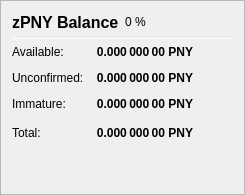
                   <widget class="QFrame" name="frame_ZerocoinBalances">
                    <property name="frameShape">
                     <enum>QFrame::StyledPanel</enum>
                    </property>
                    <property name="frameShadow">
                     <enum>QFrame::Raised</enum>
                    </property>
                    <layout class="QVBoxLayout" name="verticalLayout_7">
                     <item>
                      <layout class="QHBoxLayout" name="horizontalLayout_8" stretch="0,0,0">
                       <item>
                        <widget class="QLabel" name="label_5z_3">
                         <property name="minimumSize">
                          <size>
                           <width>0</width>
                           <height>20</height>
                          </size>
                         </property>
                         <property name="font">
                          <font>
                           <pointsize>12</pointsize>
                           <weight>75</weight>
                           <bold>true</bold>
                          </font>
                         </property>
                         <property name="text">
                          <string>zPNY Balance</string>
                         </property>
                        </widget>
                       </item>
                       <item>
                        <widget class="QLabel" name="labelzPNYPercent">
                         <property name="text">
                          <string notr="true">0 %</string>
                         </property>
                        </widget>
                       </item>
                       <item>
                        <spacer name="horizontalSpacer_11">
                         <property name="orientation">
                          <enum>Qt::Horizontal</enum>
                         </property>
                         <property name="sizeHint" stdset="0">
                          <size>
                           <width>40</width>
                           <height>20</height>
                          </size>
                         </property>
                        </spacer>
                       </item>
                      </layout>
                     </item>
                     <item>
                      <widget class="Line" name="line_ZerocoinBalance">
                       <property name="minimumSize">
                        <size>
                         <width>0</width>
                         <height>1</height>
                        </size>
                       </property>
                       <property name="maximumSize">
                        <size>
                         <width>16777215</width>
                         <height>1</height>
                        </size>
                       </property>
                       <property name="orientation">
                        <enum>Qt::Horizontal</enum>
                       </property>
                      </widget>
                     </item>
                     <item>
                      <layout class="QGridLayout" name="gridLayout_5">
                       <property name="spacing">
                        <number>12</number>
                       </property>
                       <item row="1" column="0">
                        <widget class="QLabel" name="labelzBalanceMatureText">
                         <property name="toolTip">
                          <string>Mature: more than 20 confirmation and more than 1 mint of the same denomination after it was minted.
These zPNY are spendable.</string>
                         </property>
                         <property name="text">
                          <string>Available:</string>
                         </property>
                        </widget>
                       </item>
                       <item row="1" column="1">
                        <widget class="QLabel" name="labelzBalanceMature">
                         <property name="font">
                          <font>
                           <weight>75</weight>
                           <bold>true</bold>
                          </font>
                         </property>
                         <property name="toolTip">
                          <string>Mature: more than 20 confirmation and more than 1 mint of the same denomination after it was minted.
These zPNY are spendable.</string>
                         </property>
                         <property name="text">
                          <string notr="true">0.000 000 00 PNY</string>
                         </property>
                         <property name="alignment">
                          <set>Qt::AlignRight|Qt::AlignTrailing|Qt::AlignVCenter</set>
                         </property>
                        </widget>
                       </item>
                       <item row="2" column="0">
                        <widget class="QLabel" name="labelzBalanceUnconfirmedText">
                         <property name="toolTip">
                          <string>Unconfirmed: less than 20 confirmations
Immature: confirmed, but less than 1 mint of the same denomination after it was minted</string>
                         </property>
                         <property name="text">
                          <string>Unconfirmed:</string>
                         </property>
                        </widget>
                       </item>
                       <item row="2" column="1">
                        <widget class="QLabel" name="labelzBalanceUnconfirmed">
                         <property name="font">
                          <font>
                           <weight>75</weight>
                           <bold>true</bold>
                          </font>
                         </property>
                         <property name="toolTip">
                          <string>Unconfirmed: less than 20 confirmations
Immature: confirmed, but less than 1 mint of the same denomination after it was minted</string>
                         </property>
                         <property name="text">
                          <string notr="true">0.000 000 00 PNY</string>
                         </property>
                         <property name="alignment">
                          <set>Qt::AlignRight|Qt::AlignTrailing|Qt::AlignVCenter</set>
                         </property>
                        </widget>
                       </item>
                       <item row="3" column="0">
                        <widget class="QLabel" name="labelzBalanceImmatureText">
                         <property name="toolTip">
                          <string>Unconfirmed: less than 20 confirmations
Immature: confirmed, but less than 1 mint of the same denomination after it was minted</string>
                         </property>
                         <property name="text">
                          <string>Immature:</string>
                         </property>
                        </widget>
                       </item>
                       <item row="3" column="1">
                        <widget class="QLabel" name="labelzBalanceImmature">
                         <property name="font">
                          <font>
                           <weight>75</weight>
                           <bold>true</bold>
                          </font>
                         </property>
                         <property name="toolTip">
                          <string>Unconfirmed: less than 20 confirmations
Immature: confirmed, but less than 1 mint of the same denomination after it was minted</string>
                         </property>
                         <property name="text">
                          <string notr="true">0.000 000 00 PNY</string>
                         </property>
                         <property name="alignment">
                          <set>Qt::AlignRight|Qt::AlignTrailing|Qt::AlignVCenter</set>
                         </property>
                        </widget>
                       </item>
                       <item row="4" column="0">
                        <widget class="QLabel" name="labelzBalanceText">
                         <property name="toolTip">
                          <string>Your current zPNY balance, unconfirmed and immature zPNY included.</string>
                         </property>
                         <property name="text">
                          <string>Total:</string>
                         </property>
                        </widget>
                       </item>
                       <item row="4" column="1">
                        <widget class="QLabel" name="labelzBalance">
                         <property name="font">
                          <font>
                           <weight>75</weight>
                           <bold>true</bold>
                          </font>
                         </property>
                         <property name="cursor">
                          <cursorShape>IBeamCursor</cursorShape>
                         </property>
                         <property name="toolTip">
                          <string>Your current zPNY balance, unconfirmed and immature zPNY included.</string>
                         </property>
                         <property name="text">
                          <string notr="true">0.000 000 00 PNY</string>
                         </property>
                         <property name="alignment">
                          <set>Qt::AlignRight|Qt::AlignTrailing|Qt::AlignVCenter</set>
                         </property>
                         <property name="textInteractionFlags">
                          <set>Qt::LinksAccessibleByMouse|Qt::TextSelectableByKeyboard|Qt::TextSelectableByMouse</set>
                         </property>
                        </widget>
                       </item>
                       <item row="4" column="2">
                        <spacer name="horizontalSpacer_4">
                         <property name="orientation">
                          <enum>Qt::Horizontal</enum>
                         </property>
                         <property name="sizeHint" stdset="0">
                          <size>
                           <width>40</width>
                           <height>20</height>
                          </size>
                         </property>
                        </spacer>
                       </item>
                      </layout>
                     </item>
                     <item>
                      <spacer name="verticalSpacer_4">
                       <property name="orientation">
                        <enum>Qt::Vertical</enum>
                       </property>
                       <property name="sizeHint" stdset="0">
                        <size>
                         <width>20</width>
                         <height>40</height>
                        </size>
                       </property>
                      </spacer>
                     </item>
                    </layout>
                   </widget>
